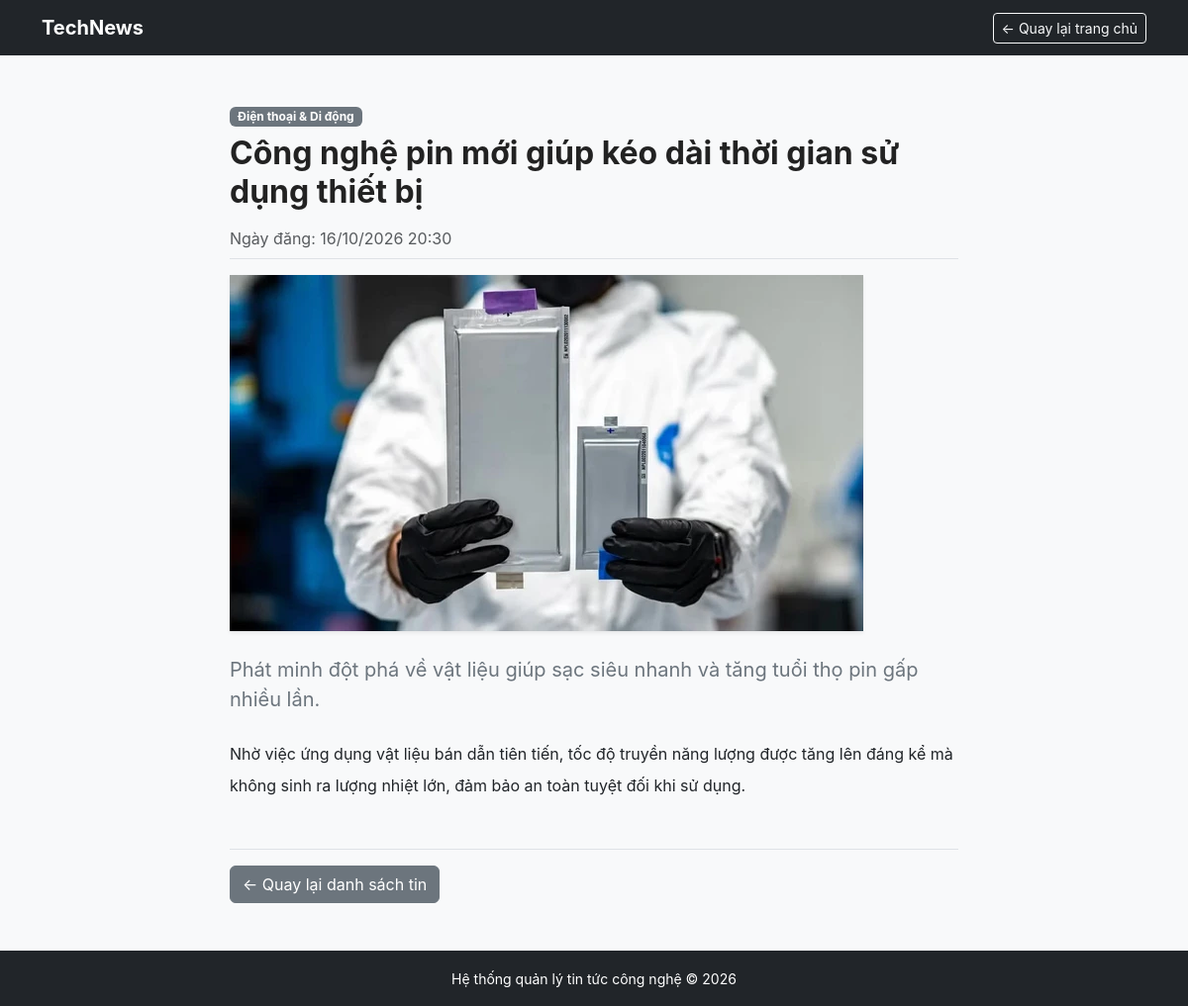
The page /detail.php?id=5 on the database its author committed.
### tables this page shows
CREATE TABLE `posts` (
  `id` int(11) NOT NULL,
  `category_id` int(11) NOT NULL,
  `title` varchar(255) NOT NULL,
  `summary` text NOT NULL,
  `content` longtext NOT NULL,
  `image` varchar(255) NOT NULL DEFAULT 'default.jpg',
  `created_at` datetime NOT NULL DEFAULT current_timestamp()
);

CREATE TABLE `categories` (
  `id` int(11) NOT NULL,
  `name` varchar(100) NOT NULL
);

### detail.php (the view, shortened to what this page needs)
<?php
require_once 'db.php';
$id = isset($_GET['id']) ? (int)$_GET['id'] : 0;
$stmt = mysqli_prepare($conn, "SELECT posts.*, categories.name AS cat_name
                               FROM posts
                               JOIN categories ON posts.category_id = categories.id
                               WHERE posts.id = ?");
mysqli_stmt_bind_param($stmt, "i", $id);
mysqli_stmt_execute($stmt);
$result = mysqli_stmt_get_result($stmt);
$post = mysqli_fetch_assoc($result);
?>
<!DOCTYPE html>
<html lang="vi">
<head>
    <link href="https://cdn.jsdelivr.net/npm/bootstrap@5.3.0/dist/css/bootstrap.min.css" rel="stylesheet">
    <link href="css/style.css" rel="stylesheet">
</head>
<body class="bg-light">
    <div class="main-wrapper">
        <nav class="navbar navbar-expand-lg navbar-dark bg-dark">
            <div class="container">
                <a class="navbar-brand fw-bold" href="index.php">TechNews</a>
                <a href="index.php" class="btn btn-outline-light btn-sm">&larr; Quay lại trang chủ</a>
            </div>
        </nav>
        <div class="container my-5">
            <div class="row justify-content-center">
                <div class="col-lg-8">
                    <span class="badge bg-secondary mb-2"><?= htmlspecialchars($post['cat_name']) ?></span>
                    <h2 class="fw-bold mb-3"><?= htmlspecialchars($post['title']) ?></h2>
                    <p class="text-muted border-bottom pb-2">
                        Ngày đăng: <?= date('d/m/Y H:i', strtotime($post['created_at'])) ?>
                    </p>
                    <img src="uploads/<?= !empty($post['image']) ? $post['image'] : 'default.jpg' ?>"
                         class="post-detail-img mb-4 shadow-sm" alt="ình ảnh"
                         onerror="this.src='uploads/CongNgheDoiSong.jpg'">
                    <div class="lead fw-normal text-secondary mb-4">
                        <?= nl2br(htmlspecialchars($post['summary'])) ?>
                    </div>
                    <div class="fs-6 lh-lg mb-5 text-dark">
                        <?= nl2br(htmlspecialchars($post['content'])) ?>
                    </div>
                    <div class="border-top pt-3">
                        <a href="index.php" class="btn btn-secondary">&larr; Quay lại danh sách tin</a>
                    </div>
                </div>
            </div>
        </div>
    </div>
    <footer class="bg-dark text-white text-center py-3">
        <div class="container">
            <small>Hệ thống quản lý tin tức công nghệ &copy; 2026</small>
        </div>
    </footer>
</body>
</html>

### css/style.css (style rules this page uses)
html, body { height: 100%; margin: 0; padding: 0; background-color: #f4f5f6; color: #222; font-family: -apple-system, BlinkMacSystemFont, "Segoe UI", Roboto, "Helvetica Neue", Arial, sans-serif; }
body { display: flex; flex-direction: column; min-height: 100vh; }
.main-wrapper { flex: 1 0 auto; }
footer { flex-shrink: 0; }

### rows shown on the page
posts: category.name "Điện thoại & Di động", title "Công nghệ pin mới giúp kéo dài thời gian sử dụng thiết bị", created_at "16/10/2026 20:30", image (picture), summary "Phát minh đột phá về vật liệu giúp sạc siêu nhanh và tăng tuổi thọ pin gấp nhiều lần.", content "Nhờ việc ứng dụng vật liệu bán dẫn tiên tiến, tốc độ truyền năng lượng được tăng lên đáng kể mà không sinh ra lượng nhiệt lớn, đảm bảo an toàn tuyệt đối khi sử dụng."
